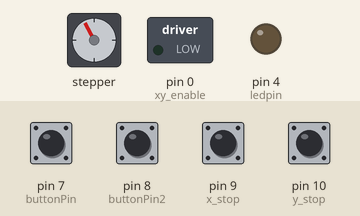
A sketch run on a simulated Arduino Uno, built with avr-gcc and run on an emulated ATmega328P. Parts: stepper motor, switched loads named in the sketch (green lamp = pin HIGH), output pins drawn as LEDs (lit = HIGH). Wiring (inferred from the names in the program): stepper motor driver (200 steps per turn assumed): step pin 3; direction pin 2. Dashed ring = blinking. Inputs (shaded band) come from the test bench; at power-on: pin 9 (x_stop), pin 10 (y_stop) HIGH, pin 7 (buttonPin), pin 8 (buttonPin2) LOW. Pins used as bus, display or sensor lines are not drawn.

Above: at 0.8 s.
0.9 s: pin 9 (x_stop) pulled LOW for 0.15 s
At 1.5 s:
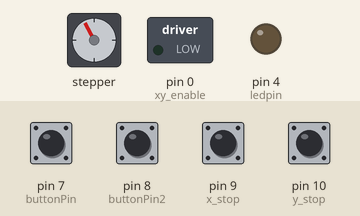
2.7 s: pin 10 (y_stop) pulled LOW for 0.15 s
At 3.8 s:
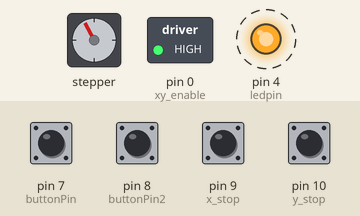
Timing chart, 0 to 11.8 s (numbered marks = the images above; inputs shaded):
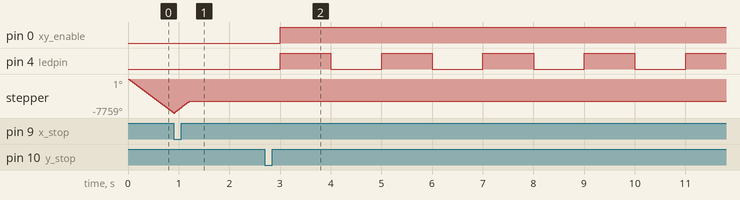

The sketch:

dual_motor_attiny84_.ino
```cpp
int led_status;

# define x_step_pin 3//5//1
# define x_dir_pin 2//3
# define y_step_pin 1//5//1

# define xy_enable 0//4//2
int ledpin = 4;//10;
bool ledState = false;
int blinkDelay = 1000;
unsigned long previousMillisMotor = 0;
int moveCount = 0;
int countDelay = 0;
int buttonState = 0;
int buttonState_2 = 0;
const int buttonPin = 7;
const int buttonPin2 = 8;
unsigned long MoveDelay = 60000;

unsigned long previousMillis = 0;
boolean x_homestate = false;
boolean y_homestate = false;
// steps per mm for motor = 18 degrees/360 * 16 micrstepping
// 360/18 * 16 = 320
// gear ratio 1:100
// final steps per trun = 320 * 100 = 32000
// gear ratio in clock= 12:30 = 1:2.5
// one ful turn = 32000 * 2.5 = 80000
// number of digit stops = 10
// step per digit = 8000
int gear_ratio = 99; // error in tooth count
long one_turn = 320 * gear_ratio * 2.5; //79200
int one_digit = one_turn / 10;
int set_count = 0;
long one_turn_y = 320 * gear_ratio * 2; //63360
int one_digit_y = 5280;//one_turn / 12;the cam has 12 parts
int set_count_y = 0;


# define x_stop 9
# define y_stop 10
int home_x_positon = 0;
int home_y_positon = 0;

void setup()
{
  pinMode(buttonPin, INPUT);

  pinMode(ledpin, OUTPUT);

 pinMode(y_step_pin, OUTPUT);
  pinMode(x_step_pin, OUTPUT);
  pinMode(x_dir_pin, OUTPUT);


  pinMode(xy_enable, OUTPUT);

  //digitalWrite(x_dir_pin, LOW);
enable_motor();

 home_x();
 home_y();


}

void loop() {
time_step();
time_step_y();
 //move_motor_one_circle();
  //delay(2000);
// move_motor_one_circle_y();

}


void time_step() {

  buttonState = digitalRead(buttonPin);
  blinkk();
  if (buttonState == HIGH) {
    enable_motor();
    move_motor();
    digitalWrite(ledpin, HIGH);
  }
  else {

    unsigned long currentMillisMotor = millis();

    if ((unsigned long)(currentMillisMotor - previousMillisMotor) >= MoveDelay) {
      previousMillisMotor = currentMillisMotor;
      enable_motor();
      set_count = set_count+1;
      move_motor();

    }
    motoroff();

  }


  motoroff();

}


void time_step_y() {

  buttonState_2 = digitalRead(buttonPin2);
  blinkk();
  if (buttonState_2 == HIGH) {
    enable_motor();
    move_motor_y();
    digitalWrite(ledpin, HIGH);
  }
  else {

    unsigned long currentMillisMotor = millis();

    if ((unsigned long)(currentMillisMotor - previousMillisMotor) >= MoveDelay) {
      previousMillisMotor = currentMillisMotor;
      enable_motor();
      set_count_y = set_count_y+1;
      move_motor_y();

    }
    motoroff();

  }


  motoroff();

}


void motoroff() {
  digitalWrite(xy_enable, HIGH);

}
void enable_motor() {
  digitalWrite(xy_enable, LOW);
}


void move_motor() {
  digitalWrite(x_dir_pin, HIGH);
  for (int i = 0; i < one_digit; ++i) {
    //digitalWrite(8, LOW);
    digitalWrite(x_step_pin, LOW);


    delayMicroseconds(55);

    digitalWrite(x_step_pin, HIGH);


    delayMicroseconds(55);
  }

}


void move_motor_y() {
  digitalWrite(x_dir_pin, HIGH);
  for (int i = 0; i < one_digit_y; ++i) {
    digitalWrite(0, LOW);
    digitalWrite(y_step_pin, LOW);


    delayMicroseconds(55);

    digitalWrite(y_step_pin, HIGH);


    delayMicroseconds(55);
  }

}


void move_motor_one_circle() {
  digitalWrite(x_dir_pin, HIGH);
  for (long   i = 0; i < one_turn; ++i) {
    digitalWrite(0, LOW);
    digitalWrite(x_step_pin, LOW);


    delayMicroseconds(55);

    digitalWrite(x_step_pin, HIGH);


    delayMicroseconds(55);
  }
  delay(2000);
}

void move_motor_one_circle_y() {
  digitalWrite(x_dir_pin, HIGH);
  for (long   i = 0; i < one_turn_y; ++i) {
    digitalWrite(0, LOW);
    digitalWrite(y_step_pin, LOW);


    delayMicroseconds(55);

    digitalWrite(y_step_pin, HIGH);


    delayMicroseconds(55);
  }
  delay(2000);
}

void home_x() {

  x_homestate = false;

  int x_home = digitalRead(x_stop);
  digitalWrite(x_dir_pin, LOW);


  while (x_home == 1 ) {
    int x_home = digitalRead(x_stop);

    if (x_homestate == true) {
      //motor_disable();
      break;
    }
    if (x_home == 0) {

      move_back();
      x_homestate = true;
      break;
    }
    onestep();

  }
}

void home_y() {

  y_homestate = false;

  int y_home = digitalRead(y_stop);
  digitalWrite(x_dir_pin, LOW);


  while (y_home == 1 ) {
    int y_home = digitalRead(y_stop);

    if (y_homestate == true) {
      //motor_disable();
      break;
    }
    if (y_home == 0) {

      move_back_y();
      y_homestate = true;
      break;
    }
    onestep_y();

  }
}

void onestep_y() {


  digitalWrite(y_step_pin, HIGH);
  digitalWrite(y_step_pin, LOW);


  delayMicroseconds(195);
}


void onestep() {


  digitalWrite(x_step_pin, HIGH);
  digitalWrite(x_step_pin, LOW);


  delayMicroseconds(195);
}

void move_back() {
  digitalWrite(x_dir_pin, HIGH);
  int back = 1500;
  for (int f = 0; f < back; ++f) {
    onestep();
  }
}

void move_back_y() {
  digitalWrite(x_dir_pin, HIGH);
  int back = 1500;
  for (int f = 0; f < back; ++f) {
    onestep_y();
  }
}

void blinkk() {

  unsigned long currentMillis = millis();
  //motoroff();
  if ((unsigned long)(currentMillis - previousMillis) >= blinkDelay) {

    ledState = !ledState;
    digitalWrite(ledpin, ledState);

    previousMillis = currentMillis;
  }

}

void motor_on(){
digitalWrite(xy_enable, LOW);

}

void motor_off(){


}
```

Measured:
- after the input at 2.7 s, pin 0 (xy_enable): LOW → HIGH after 0.30 s; pin 4 (ledpin): alternates HIGH for 1.0 s and LOW for 1.0 s, starting after 0.30 s
